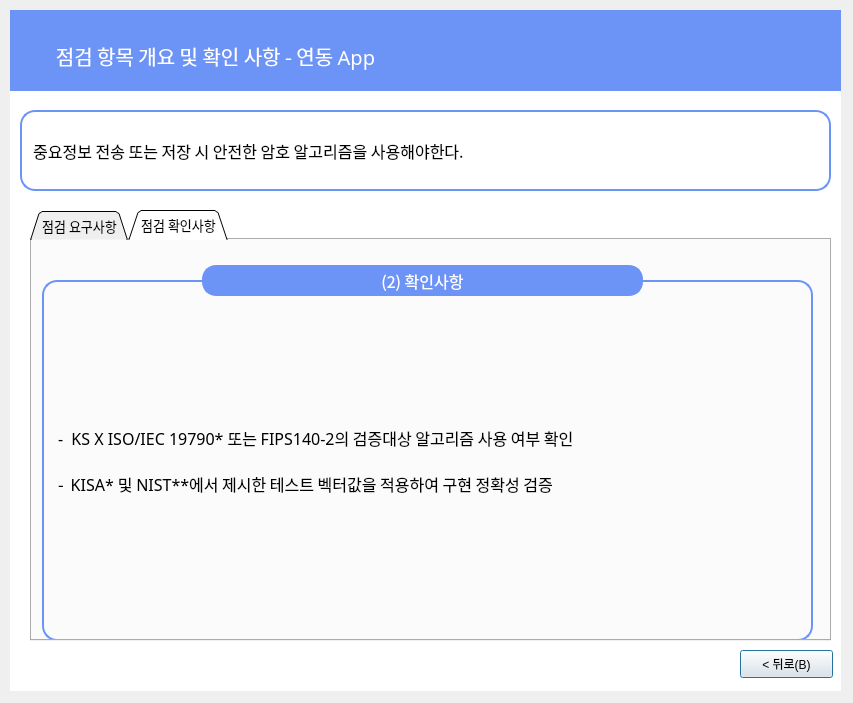
<?xml version="1.0" encoding="UTF-8"?>
<ui version="4.0">
 <class>Dialog</class>
 <widget class="QDialog" name="Dialog">
  <property name="geometry">
   <rect>
    <x>0</x>
    <y>0</y>
    <width>853</width>
    <height>703</height>
   </rect>
  </property>
  <property name="windowTitle">
   <string>Dialog</string>
  </property>
  <widget class="QLabel" name="label_6">
   <property name="geometry">
    <rect>
     <x>10</x>
     <y>10</y>
     <width>831</width>
     <height>681</height>
    </rect>
   </property>
   <property name="font">
    <font>
     <family>Gmarket Sans TTF</family>
     <pointsize>16</pointsize>
     <weight>50</weight>
     <bold>false</bold>
     <kerning>true</kerning>
    </font>
   </property>
   <property name="autoFillBackground">
    <bool>false</bool>
   </property>
   <property name="styleSheet">
    <string notr="true">background-color: rgb(255,255,255);
border-color: rgb(0, 0, 0);</string>
   </property>
   <property name="text">
    <string/>
   </property>
   <property name="scaledContents">
    <bool>false</bool>
   </property>
   <property name="alignment">
    <set>Qt::AlignCenter</set>
   </property>
  </widget>
  <widget class="QLabel" name="label_7">
   <property name="geometry">
    <rect>
     <x>10</x>
     <y>10</y>
     <width>831</width>
     <height>81</height>
    </rect>
   </property>
   <property name="font">
    <font>
     <family>Gmarket Sans TTF</family>
     <pointsize>11</pointsize>
     <weight>50</weight>
     <bold>false</bold>
     <kerning>true</kerning>
    </font>
   </property>
   <property name="autoFillBackground">
    <bool>false</bool>
   </property>
   <property name="styleSheet">
    <string notr="true">background-color: rgb(108, 147, 246);
border-color: rgb(0, 0, 0);</string>
   </property>
   <property name="text">
    <string/>
   </property>
   <property name="scaledContents">
    <bool>false</bool>
   </property>
  </widget>
  <widget class="QLabel" name="label_8">
   <property name="geometry">
    <rect>
     <x>10</x>
     <y>30</y>
     <width>411</width>
     <height>51</height>
    </rect>
   </property>
   <property name="font">
    <font>
     <family>AppleSDGothicNeoM00</family>
     <pointsize>15</pointsize>
    </font>
   </property>
   <property name="styleSheet">
    <string notr="true">color : rgb(255, 255, 255)</string>
   </property>
   <property name="text">
    <string>점검 항목 개요 및 확인 사항 - 연동 App</string>
   </property>
   <property name="alignment">
    <set>Qt::AlignCenter</set>
   </property>
  </widget>
  <widget class="QLabel" name="label_9">
   <property name="geometry">
    <rect>
     <x>20</x>
     <y>110</y>
     <width>811</width>
     <height>81</height>
    </rect>
   </property>
   <property name="font">
    <font>
     <family>AppleSDGothicNeoM00</family>
     <pointsize>12</pointsize>
     <weight>50</weight>
     <bold>false</bold>
     <kerning>true</kerning>
    </font>
   </property>
   <property name="autoFillBackground">
    <bool>false</bool>
   </property>
   <property name="styleSheet">
    <string notr="true">background-color : rgb(255, 255, 255);

border: 2px solid rgb(108, 147, 246);
border-radius:15px</string>
   </property>
   <property name="text">
    <string>  중요정보 전송 또는 저장 시 안전한 암호 알고리즘을 사용해야한다.</string>
   </property>
   <property name="scaledContents">
    <bool>false</bool>
   </property>
  </widget>
  <widget class="QPushButton" name="pushButton_4">
   <property name="geometry">
    <rect>
     <x>740</x>
     <y>650</y>
     <width>93</width>
     <height>28</height>
    </rect>
   </property>
   <property name="text">
    <string>&lt; 뒤로(B)</string>
   </property>
  </widget>
  <widget class="QTabWidget" name="tabWidget">
   <property name="geometry">
    <rect>
     <x>30</x>
     <y>210</y>
     <width>801</width>
     <height>431</height>
    </rect>
   </property>
   <property name="font">
    <font>
     <family>AppleSDGothicNeoM00</family>
     <pointsize>10</pointsize>
    </font>
   </property>
   <property name="contextMenuPolicy">
    <enum>Qt::DefaultContextMenu</enum>
   </property>
   <property name="styleSheet">
    <string notr="true"/>
   </property>
   <property name="tabShape">
    <enum>QTabWidget::Triangular</enum>
   </property>
   <property name="currentIndex">
    <number>1</number>
   </property>
   <property name="elideMode">
    <enum>Qt::ElideNone</enum>
   </property>
   <property name="tabBarAutoHide">
    <bool>false</bool>
   </property>
   <widget class="QWidget" name="tab">
    <attribute name="title">
     <string>점검 요구사항</string>
    </attribute>
    <widget class="QLabel" name="label_21">
     <property name="geometry">
      <rect>
       <x>10</x>
       <y>40</y>
       <width>771</width>
       <height>361</height>
      </rect>
     </property>
     <property name="font">
      <font>
       <family>AppleSDGothicNeoM00</family>
       <pointsize>12</pointsize>
      </font>
     </property>
     <property name="styleSheet">
      <string notr="true">

border: 2px solid rgb(108, 147, 246);
border-radius:15px;
padding-left:10px;</string>
     </property>
     <property name="text">
      <string>- ‌ 암호모듈 검증대상(KS X ISO/IEC 19790* 또는 FIPS140-2**) 암호 알고리즘 사용

- ‌ 비검증 대상 암호 알고리즘 지원 시 기본값 비활성화

- ‌ 보안강도 112bit이상 암호 알고리즘 사용 권고</string>
     </property>
    </widget>
    <widget class="QLabel" name="label_3">
     <property name="geometry">
      <rect>
       <x>160</x>
       <y>0</y>
       <width>461</width>
       <height>81</height>
      </rect>
     </property>
     <property name="font">
      <font>
       <family>AppleSDGothicNeoM00</family>
       <pointsize>12</pointsize>
      </font>
     </property>
     <property name="styleSheet">
      <string notr="true">background-color : rgb(108, 147, 246);
color : rgb(255, 255, 255);
border: 2px solid rgb(108, 147, 246);
margin-left:10px;
margin-right:10px;
margin-top:25px;
margin-bottom:25px;
border-radius:14px
</string>
     </property>
     <property name="text">
      <string>(1) 요구사항</string>
     </property>
     <property name="alignment">
      <set>Qt::AlignCenter</set>
     </property>
    </widget>
   </widget>
   <widget class="QWidget" name="tab_2">
    <attribute name="title">
     <string>점검 확인사항</string>
    </attribute>
    <widget class="QLabel" name="label_22">
     <property name="geometry">
      <rect>
       <x>10</x>
       <y>40</y>
       <width>771</width>
       <height>361</height>
      </rect>
     </property>
     <property name="font">
      <font>
       <family>AppleSDGothicNeoM00</family>
       <pointsize>12</pointsize>
      </font>
     </property>
     <property name="styleSheet">
      <string notr="true">

border: 2px solid rgb(108, 147, 246);
border-radius:15px;
padding-left:10px</string>
     </property>
     <property name="text">
      <string>- ‌ KS X ISO/IEC 19790* 또는 FIPS140-2의 검증대상 알고리즘 사용 여부 확인

- ‌ KISA* 및 NIST**에서 제시한 테스트 벡터값을 적용하여 구현 정확성 검증</string>
     </property>
    </widget>
    <widget class="QLabel" name="label_4">
     <property name="geometry">
      <rect>
       <x>160</x>
       <y>0</y>
       <width>461</width>
       <height>81</height>
      </rect>
     </property>
     <property name="font">
      <font>
       <family>AppleSDGothicNeoM00</family>
       <pointsize>12</pointsize>
      </font>
     </property>
     <property name="styleSheet">
      <string notr="true">background-color : rgb(108, 147, 246);
color : rgb(255, 255, 255);
border: 2px solid rgb(108, 147, 246);
margin-left:10px;
margin-right:10px;
margin-top:25px;
margin-bottom:25px;
border-radius:14px
</string>
     </property>
     <property name="text">
      <string>(2) 확인사항</string>
     </property>
     <property name="alignment">
      <set>Qt::AlignCenter</set>
     </property>
    </widget>
   </widget>
  </widget>
 </widget>
 <resources/>
 <connections/>
</ui>
